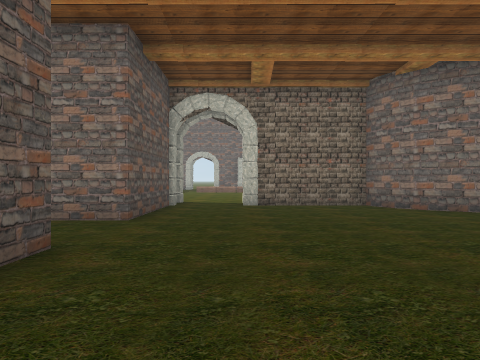
View 1 (above)

24 first-person views from a walk through a Unity game level. The camera is 1.3 m above the floor, looks level and sees 70° across. The floor is counted in squares, 2 m on a side. Each view is taken from the middle of a square. On the plan, view 1 faces up. The plan holds only what a view shows up to about 10 squares ahead; the rest is blank. The place goes on beyond the plan. The player character is not drawn. Some animated figures are not drawn. Some surface patterns are stand-ins.

View 2
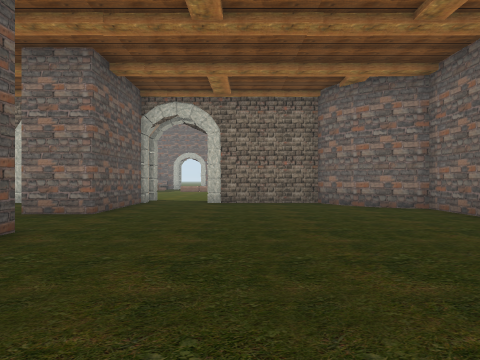

View 3
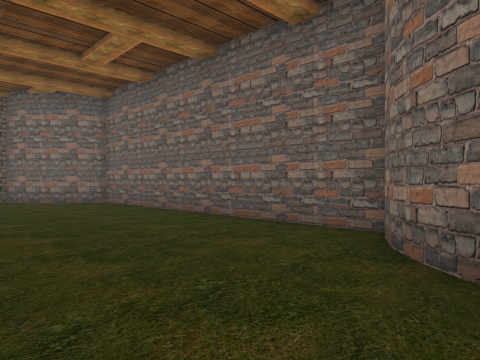

View 4
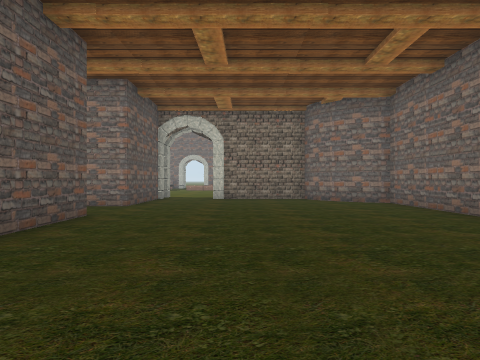

View 5
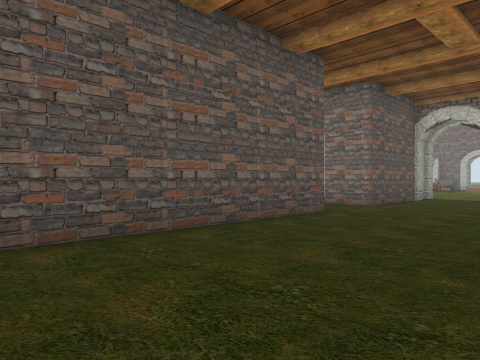

View 6
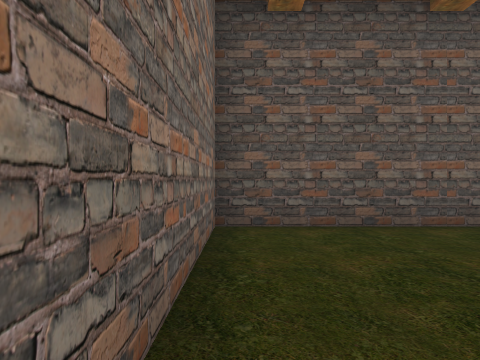

View 7
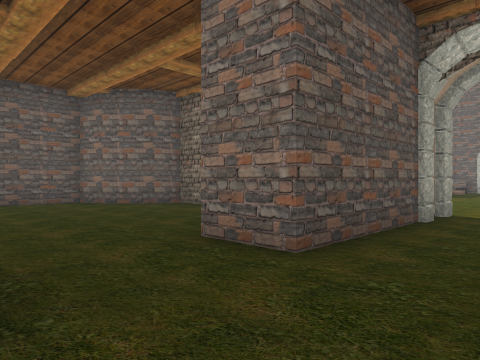

View 8
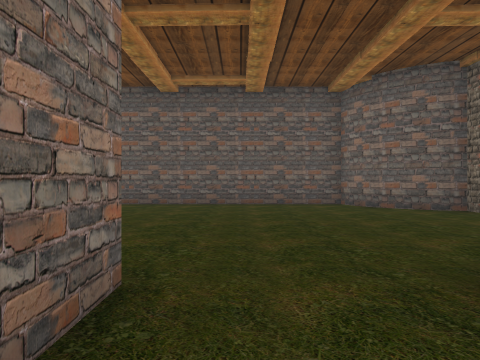

View 9
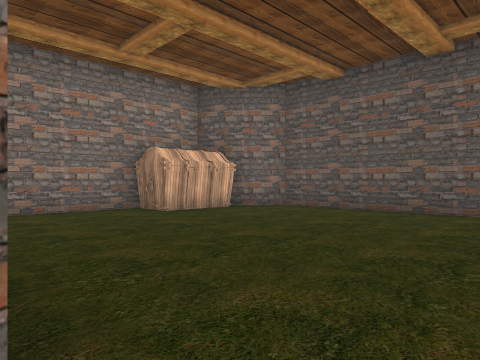

View 10
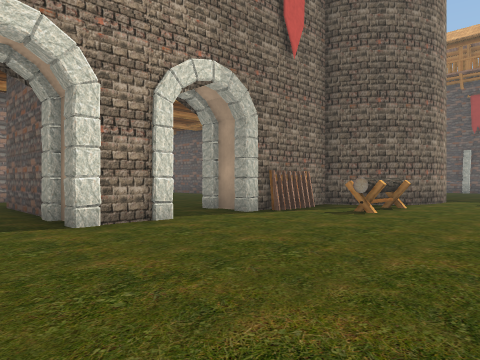

View 11
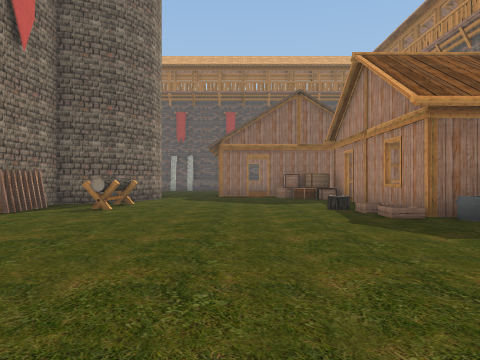

View 12
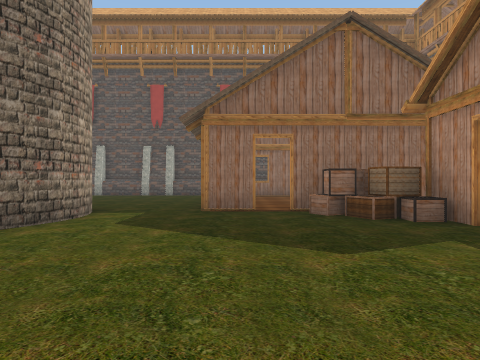

View 13
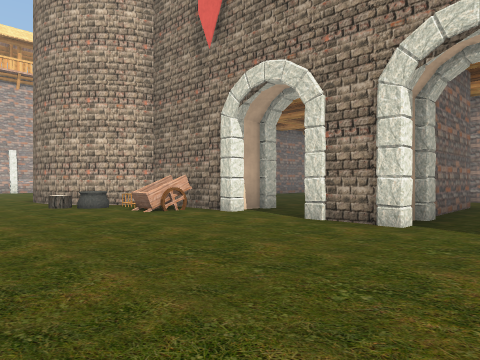

View 14
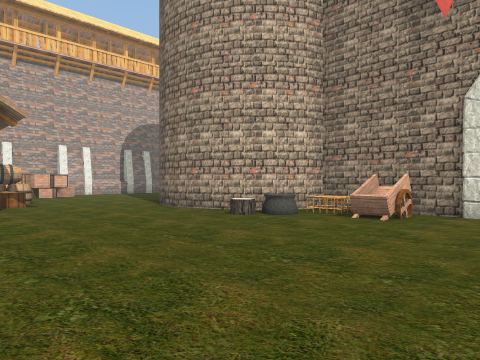

View 15
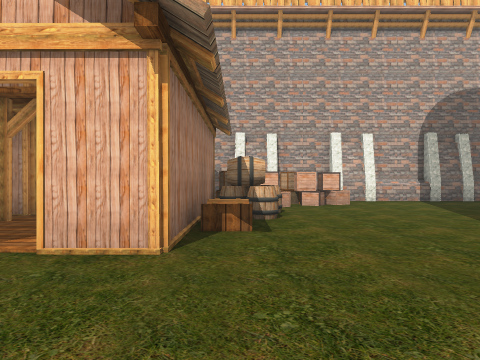

View 16
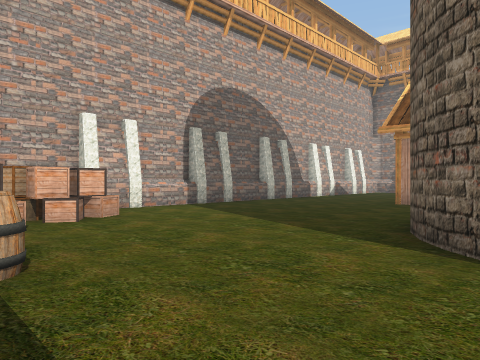

View 17
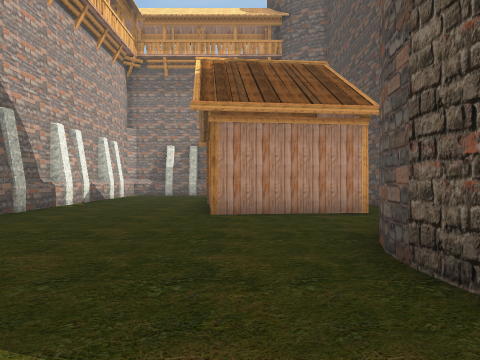

View 18
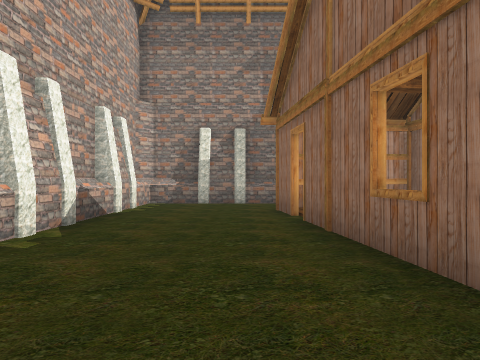

View 19
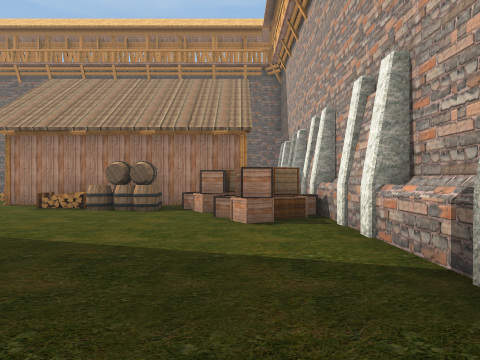

View 20
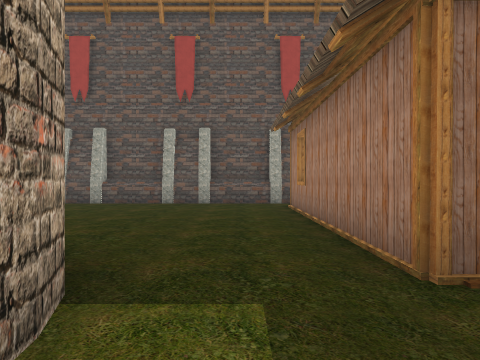

View 21
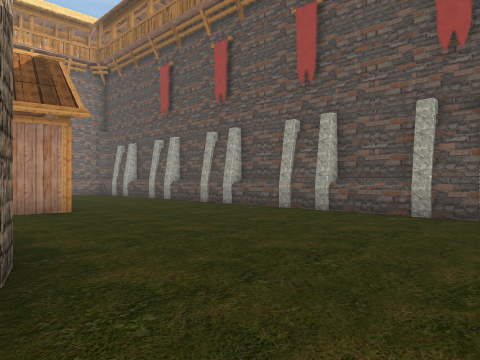

View 22
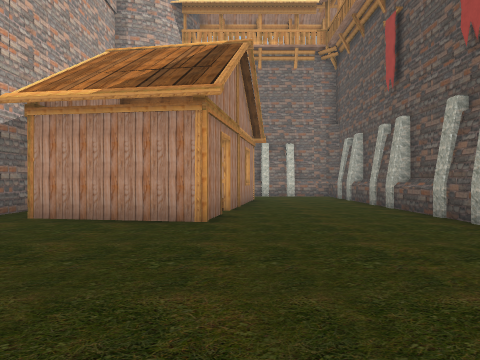

View 23
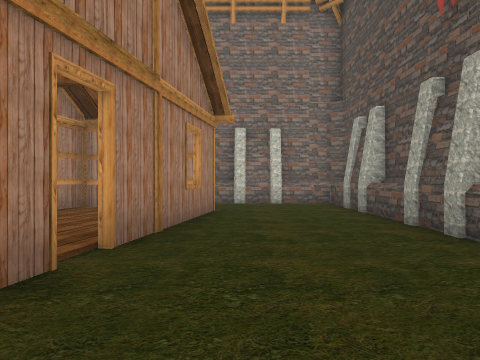

View 24
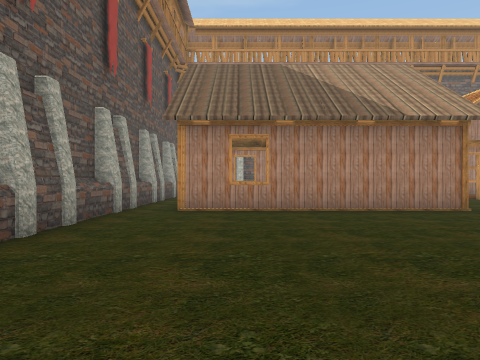

### Floor plan
Key: @ floor where view 1 was taken; # wall or solid block; . floor; C chest; H house; B box; A cauldron; W wagon; R barrel; O other object.
Columns run from 20 left of view 1 to 15 right of it. Each row starts with its distance up from view 1.
 18          BBHHHHH..         H
 17 #.H     BB...O.........   ..     H #
 16 #.H     B..................HHH   B #
 15 #.H     H....................ORRBBB#
 14 #.HHHHHHH.......................BBB#
 13 #................................BB#
 12 #.......OOO.OO.........A.OOO.....B.#
 11 #......OO  O..........WAO   O......#
 10 #......O    ##OO.OO.O###    O......#
  9 #......     ## O.##.O###    O......#
  8 #......     .....##.....    O......#
  7 #.......  O......##......O O.......
  6 #....H...#.......##.......#........
  5 #....HHH##................#.HHHH...#
  4 #....  H #................#.H  H...#
  3 #...H  H #.......##.......# H  H...#
  2 #...H  H #....... #.......# H  H...#
  1 #...H  H #....... #.......#    ....#
  0 #...HH H #....... #.@.....# H  H...#
 -1 #.... HH #....... #.......# HH ....#
 -2 #....      CCC... #.....O##    ....#
 -3 #####        #... #.....O      #####
 -4              #### #####

Where each view was taken, in squares from view 1:
view 1: 0 up, 0 right, facing up
view 2: 1 down, 1 right, facing up
view 3: 3 down, 1 right, facing up-right
view 4: 3 down, 1 right, facing up
view 5: 3 down, 2 right, facing up-left
view 6: 3 down, 3 right, facing left
view 7: 3 up, 0 right, facing up-left
view 8: 4 up, 1 left, facing left
view 9: 4 up, 3 left, facing down-left
view 10: 15 up, 0 right, facing down-left
view 11: 15 up, 1 right, facing left
view 12: 15 up, 5 left, facing left
view 13: 15 up, 5 left, facing down-right
view 14: 17 up, 1 left, facing down-right
view 15: 15 up, 4 right, facing right
view 16: 15 up, 7 right, facing down-right
view 17: 12 up, 10 right, facing down
view 18: 7 up, 12 right, facing down
view 19: 7 up, 13 right, facing up
view 20: 13 up, 10 left, facing left
view 21: 13 up, 13 left, facing down-left
view 22: 11 up, 16 left, facing down
view 23: 7 up, 17 left, facing down
view 24: 7 up, 17 left, facing up
